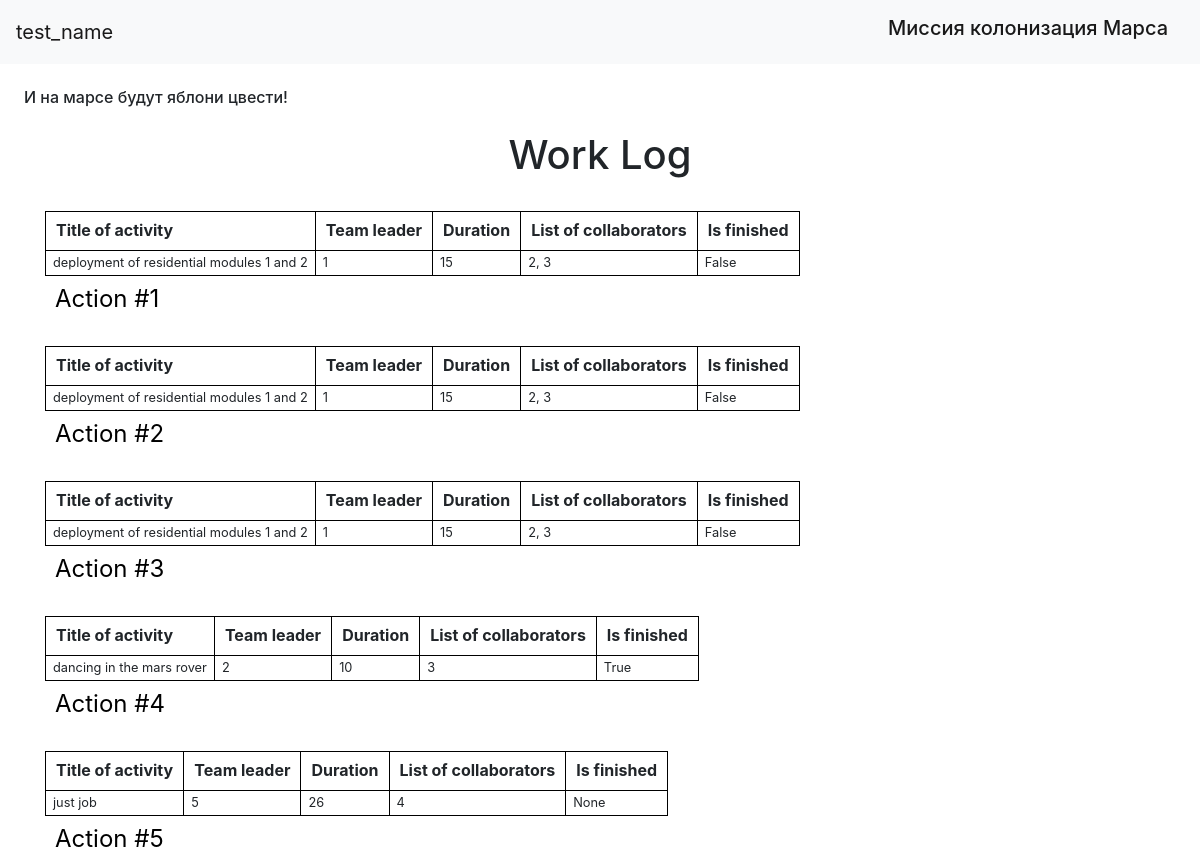
Page /index (signed in) on the committed database.
### data/users.py (models this page shows, shortened)
class User(SqlAlchemyBase, UserMixin):
    __tablename__ = 'users'
    id = sqlalchemy.Column(sqlalchemy.Integer,
                           primary_key=True, autoincrement=True)
    surname = sqlalchemy.Column(sqlalchemy.String)
    name = sqlalchemy.Column(sqlalchemy.String)
    age = sqlalchemy.Column(sqlalchemy.Integer)
    position = sqlalchemy.Column(sqlalchemy.String)
    speciality = sqlalchemy.Column(sqlalchemy.String)
    address = sqlalchemy.Column(sqlalchemy.String)
    email = sqlalchemy.Column(sqlalchemy.String, unique=True)
    hashed_password = sqlalchemy.Column(sqlalchemy.String)
    modified_date = sqlalchemy.Column(sqlalchemy.DateTime,
                                      default=datetime.datetime.now)

### data/news.py (models this page shows)
class News(SqlAlchemyBase):
    __tablename__ = 'news'
    id = sqlalchemy.Column(sqlalchemy.Integer,
                           primary_key=True, autoincrement=True)
    team_leader = sqlalchemy.Column(sqlalchemy.Integer, sqlalchemy.ForeignKey("users.id"))
    job = sqlalchemy.Column(sqlalchemy.String)
    work_size = sqlalchemy.Column(sqlalchemy.Integer)
    collaborators = sqlalchemy.Column(sqlalchemy.String)
    start_date = sqlalchemy.Column(sqlalchemy.DateTime)
    end_date = sqlalchemy.Column(sqlalchemy.DateTime)
    is_finished = sqlalchemy.Column(sqlalchemy.Boolean)
    user = orm.relationship('User')

### main.py (the view)
@app.route('/')
@app.route('/index')
def index():
    db_sess = db_session.create_session()
    news = db_sess.query(News).all()
    return render_template("index.html", news=news)

### data/db_session.py (called while the page is built)
def create_session() -> Session:
    global __factory
    return __factory()

### main.py (called while the page is built)
@login_manager.user_loader
def load_user(user_id):
    db_sess = db_session.create_session()
    return db_sess.query(User).get(user_id)

### templates/index.html
{% extends "base.html" %}
{% block content %}
<h1 align="center">Work Log</h1>
{% for item in news %}
<table>
<caption>Action #{{item.id}}</caption>
  <tr>
    <th>Title of activity</th>
    <th>Team leader</th>
    <th>Duration</th>
    <th>List of collaborators</th>
    <th>Is finished</th>
  </tr>
  <tr>
    <td>{{item.job}}</td>
      <td>{{item.team_leader}}</td>
      <td>{{item.work_size}}</td>
      <td>{{item.collaborators}}</td>
      <td>{{item.is_finished}}</td>
  </tr><br>
</table>
{% endfor %}
{% endblock %}

### templates/base.html (shortened to what this page needs)
<!DOCTYPE html>
<html lang="en">
<head>
    <link rel="stylesheet"
          href="https://stackpath.bootstrapcdn.com/bootstrap/4.4.1/css/bootstrap.min.css"
>
    <link rel="stylesheet" href="../static/css/style.css">
</head>
<body>
<header>
    <nav class="navbar navbar-light bg-light">
        {% if current_user.is_authenticated %}
        <a class="navbar-brand" href="/logout">{{ current_user.name }}</a>
        {% else %}
        <p>
            <a class="btn btn-primary " href="/register">Зарегистрироваться</a>
            <a class="btn btn-success" href="/login">Войти</a>
        </p>
        {% endif %}
        <h1 class="navbar-brand" href="#">Миссия колонизация Марса</h1>
    </nav>
</header>
<h6>И на марсе будут яблони цвести!</h6>
<main role="main" class="container">
    {% block content %}{% endblock %}
</main>
</body>
</html>

### static/css/style.css (style rules this page uses)
table { border-collapse: collapse; line-height: 1.1; }
caption { font-size: 1.5rem; padding: 10px; color: #000000; }
h6 { margin: 1.5rem; }
th { padding: 10px; border: 1px solid #000000; }
td { font-size: 0.8em; padding: 5px 7px; border: 1px solid #000000; }

### rows in the picture
User: name "test_name"
News: id "1", job "deployment of residential modules 1 and 2", team_leader "1", work_size "15", collaborators "2, 3", is_finished "False"
News: id "2", job "deployment of residential modules 1 and 2", team_leader "1", work_size "15", collaborators "2, 3", is_finished "False"
News: id "3", job "deployment of residential modules 1 and 2", team_leader "1", work_size "15", collaborators "2, 3", is_finished "False"
News: id "4", job "dancing in the mars rover", team_leader "2", work_size "10", collaborators "3", is_finished "True"
News: id "5", job "just job", team_leader "5", work_size "26", collaborators "4", is_finished "None"
